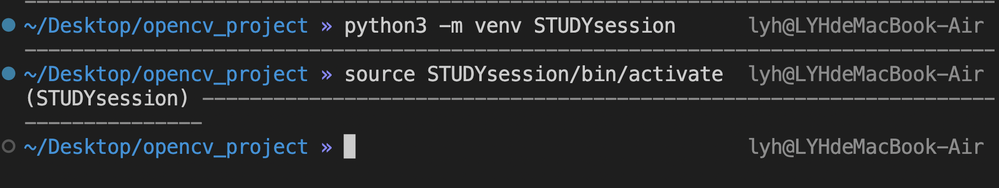
#> input picture 1.png, 999 x 188 px, shrunk from 2024 x 380 before the run, given in place of kodim23.png, which was not available
$ python t2.py
#> lines starting #> are read from the running program, lines starting #| are printed output that depends on the picture; after the words box and inside, x2 and y2 are one past the last pixel; in counts of white or black regions, pixels touching at a corner belong together; pictures that were not available may be replaced by others from this repository, and a replacement may not be noted
import numpy as np
import cv2 as cv

# 加载两张图片
img1 = cv.imread('../kodim23.png')
#> img1 is the input picture: shape (188, 999, 3); mean B, G, R 43.8, 42.2, 40.5
img2 = cv.imread('../kodim01.png')
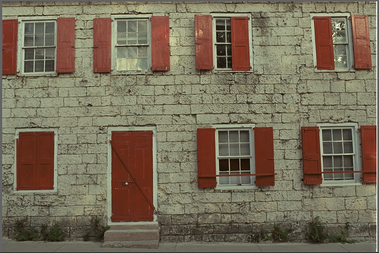
#> input picture kodim01.png, 379 x 253 px, shrunk from 768 x 512 before the run
#> img2 is the input picture: shape (253, 379, 3); mean B, G, R 88.4, 108.8, 119.8
# 我想把logo放在左上角，所以我创建了ROI
rows,cols,channels = img2.shape
#> rows = 253; cols = 379; channels = 3
roi = img1[0:rows, 0:cols ]
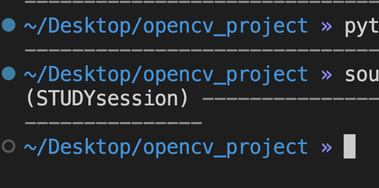
#> roi: shape (188, 379, 3); mean B, G, R 47.7, 43.7, 39.2
# 现在创建logo的掩码，并同时创建其相反掩码
img2gray = cv.cvtColor(img2,cv.COLOR_BGR2GRAY)
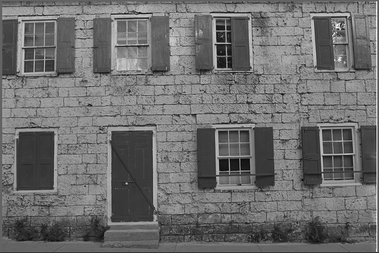
#> img2gray: shape (253, 379); min 2, max 255, mean 109.7
ret, mask = cv.threshold(img2gray, 10, 255, cv.THRESH_BINARY)
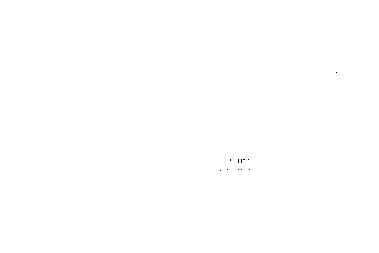
#> mask: shape (253, 379); 100% white; black in thin lines or dots, all inside (x1, y1, x2, y2) = (220, 72, 337, 171)
mask_inv = cv.bitwise_not(mask)
# 现在将ROI中logo的区域涂黑
#> (the run stopped early here; a loop or call above may not have finished)
